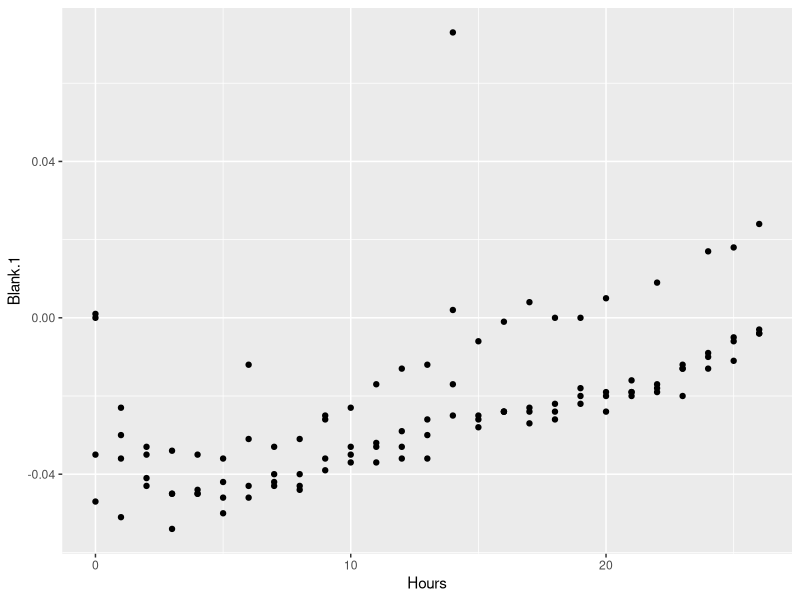
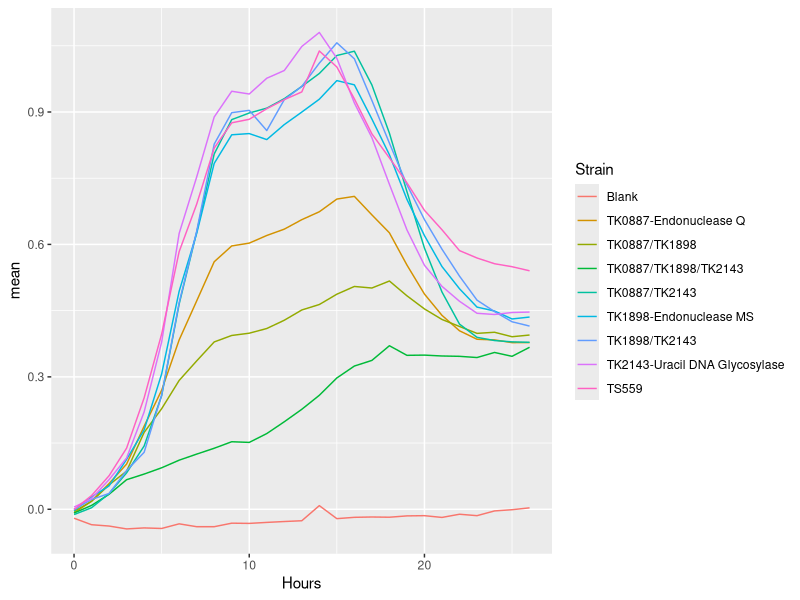
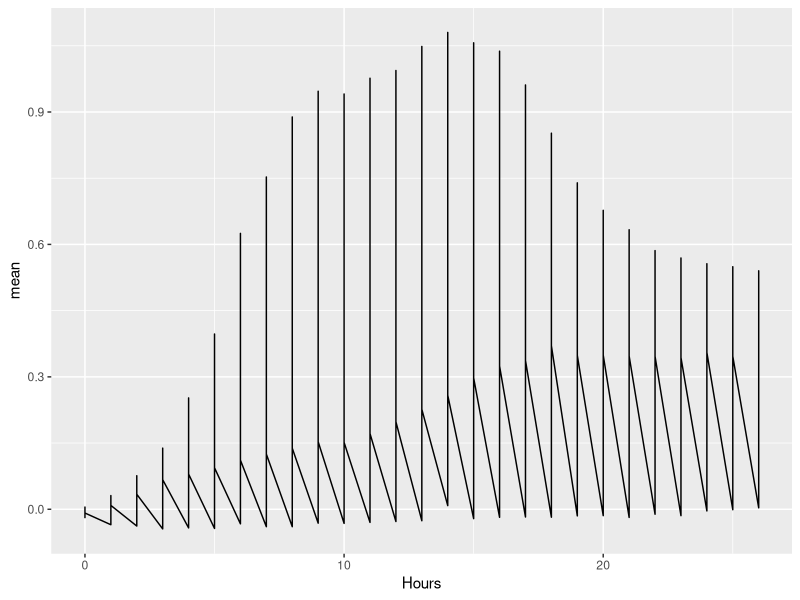
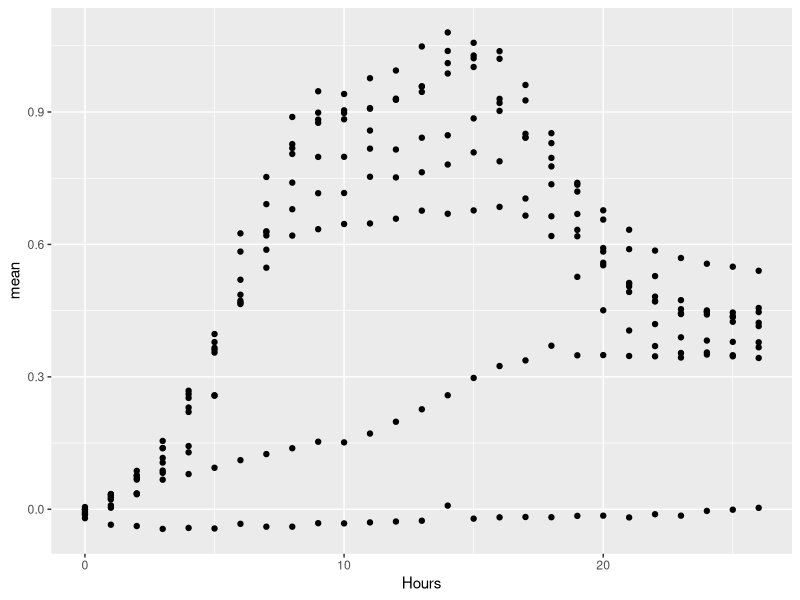
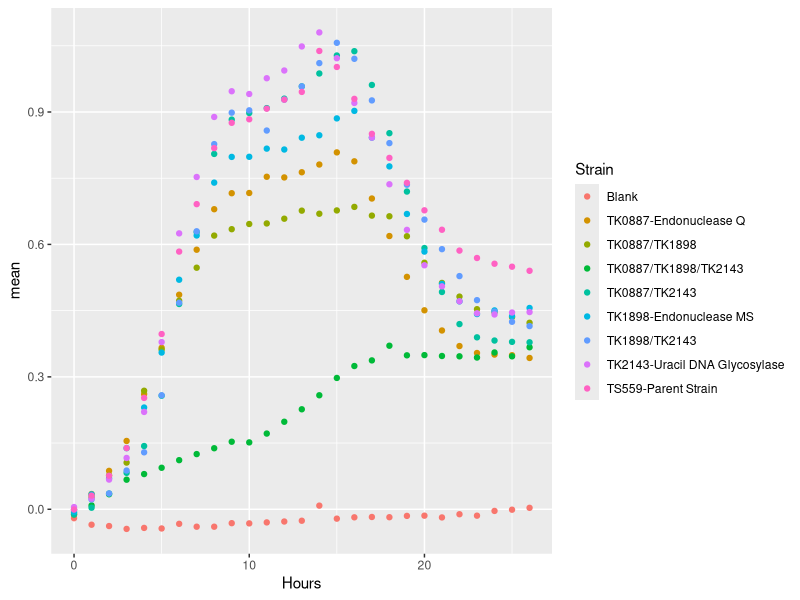
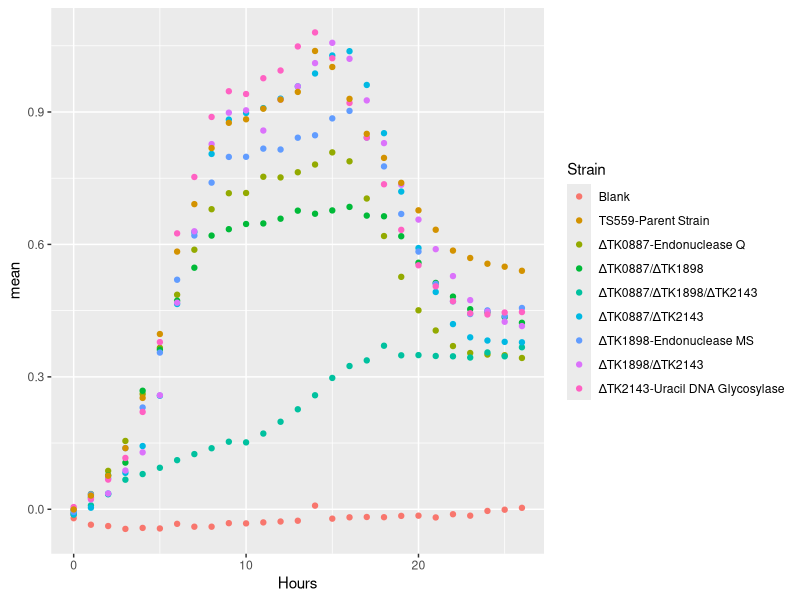
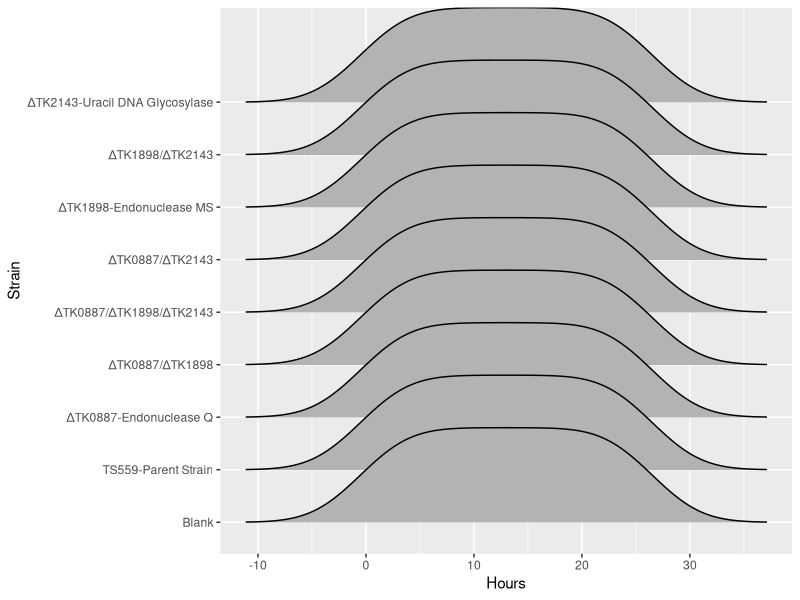
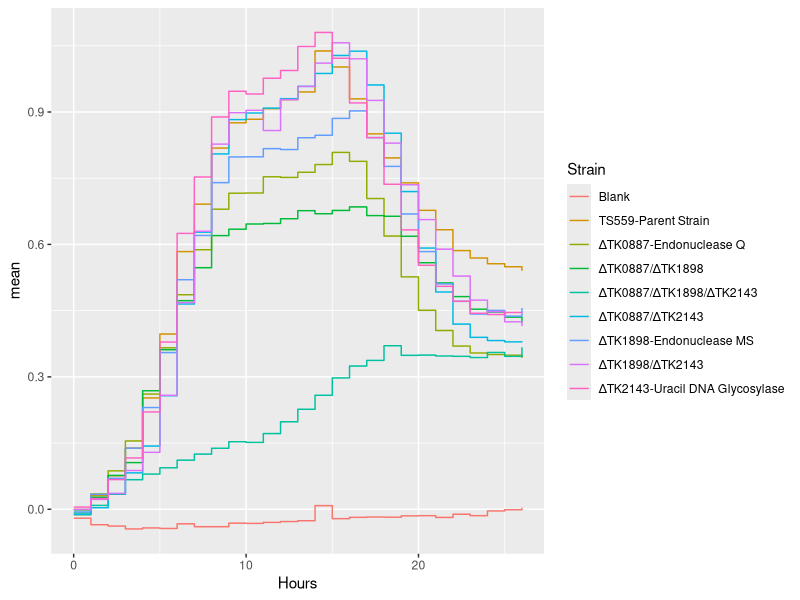

R code for these plots, in order:
## ---- chunk 1
library(datasets)
library(tidyverse)
library(knitr)
library(ggplot2)
library(ggthemes)




## ---- chunk 2
####
#01#
####


dU_GC<-read.csv("Growth_Curve_dU.csv",fill=TRUE,header=TRUE)

head(dU_GC)


## ---- chunk 3
####
#02#
####

dU_GC%>%
  ggplot() +
  geom_point(aes(x=Hours, y=Blank.1)) +
  geom_point(aes(x=Hours, y=Blank.2)) +
geom_point(aes(x=Hours, y=Blank.3)) +
geom_point(aes(x=Hours, y=Blank.4)) 

## ---- chunk 4
####
#02#
####


GC_85_Blank <-dU_GC %>%
pivot_longer(cols = starts_with("Blank"), 
               names_to = "Blank Replicates", 
               values_to = "Blank Absorbance",
               values_drop_na = TRUE,
               values_transform = list(Absorbance=as.character)) %>%
  select(c(Hours, `Blank Replicates`, `Blank Absorbance`)) %>%
  group_by(Hours) %>%
  summarize(mean = mean(`Blank Absorbance`), sd= sd(`Blank Absorbance`)) %>%
  add_column(Strain = "Blank")

GC_85_TS559 <- dU_GC %>%
  pivot_longer(cols = starts_with("TS559"), 
               names_to = "TS559 Replicates", 
               values_to = "TS559 Absorbance",
               values_drop_na = TRUE) %>%
  select(c(Hours, `TS559 Replicates`, `TS559 Absorbance`)) %>%
  group_by(Hours) %>%
  summarize(mean = mean(`TS559 Absorbance`), sd = sd(`TS559 Absorbance`)) %>%
  add_column(Strain = "TS559")

GC_85_0887 <- dU_GC %>%
  pivot_longer(cols = starts_with("TK0887"), 
               names_to = "0887 Replicates", 
               values_to = "0887 Absorbance",
               values_drop_na = TRUE) %>%
  select(c(Hours, `0887 Replicates`, `0887 Absorbance`))%>%
  group_by(Hours) %>%
  summarize(mean = mean(`0887 Absorbance`), sd = sd(`0887 Absorbance`))%>%
  add_column(Strain = "TK0887-Endonuclease Q")


GC_85_1898 <- dU_GC %>%
  pivot_longer(cols = starts_with("TK1898"), 
               names_to = "1898 Replicates", 
               values_to = "1898 Absorbance",
               values_drop_na = TRUE) %>%
  select(c(Hours, `1898 Replicates`, `1898 Absorbance`)) %>%
  group_by(Hours) %>%
  summarize(mean = mean(`1898 Absorbance`), sd = sd(`1898 Absorbance`))%>%
  add_column(Strain = "TK1898-Endonuclease MS")

GC_85_2143 <- dU_GC %>%
  pivot_longer(cols = starts_with("TK2143"), 
               names_to = "2143 Replicates", 
               values_to = "2143 Absorbance",
               values_drop_na = TRUE) %>%
  select(c(Hours, `2143 Replicates`, `2143 Absorbance`)) %>%
  group_by(Hours) %>%
  summarize(mean = mean(`2143 Absorbance`), sd = sd(`2143 Absorbance`))%>%
  add_column(Strain = "TK2143-Uracil DNA Glycosylase")

GC_85_0887_1898 <- dU_GC %>%
  pivot_longer(cols = starts_with("TK0887.TK1898"), 
               names_to = "TK0887/TK1898 Replicates", 
               values_to = "TK0887/TK1898 Absorbance",
               values_drop_na = TRUE) %>%
  select(c(Hours, `TK0887/TK1898 Replicates`, `TK0887/TK1898 Absorbance`)) %>%
  group_by(Hours) %>%
  summarize(mean = mean(`TK0887/TK1898 Absorbance`), 
            sd = sd(`TK0887/TK1898 Absorbance`))%>%
  add_column(Strain = "TK0887/TK1898")

GC_85_0887_2143 <- dU_GC %>%
  pivot_longer(cols = starts_with("TK0887.TK2143"), 
               names_to = "TK0887/TK2143 Replicates", 
               values_to = "TK0887/TK2143 Absorbance",
               values_drop_na = TRUE) %>%
  select(c(Hours, `TK0887/TK2143 Replicates`, `TK0887/TK2143 Absorbance`)) %>%
  group_by(Hours) %>%
  summarize(mean = mean(`TK0887/TK2143 Absorbance`), 
            sd = sd(`TK0887/TK2143 Absorbance`))%>%
  add_column(Strain = "TK0887/TK2143")

GC_85_1898_2143 <- dU_GC %>%
  pivot_longer(cols = starts_with("TK1898.TK2143"), 
               names_to = "TK1898/TK2143 Replicates", 
               values_to = "TK1898/TK2143 Absorbance",
               values_drop_na = TRUE) %>%
  select(c(Hours, `TK1898/TK2143 Replicates`, `TK1898/TK2143 Absorbance`)) %>%
  group_by(Hours) %>%
  summarize(mean = mean(`TK1898/TK2143 Absorbance`), 
            sd = sd(`TK1898/TK2143 Absorbance`))%>%
  add_column(Strain = "TK1898/TK2143")

GC_85_0887_1898_2143<- dU_GC %>%
  pivot_longer(cols = starts_with("TK0887.TK1898.TK2143"), 
               names_to = "TK0887/TK1898/TK2143 Replicates", 
               values_to = "TK0887/TK1898/TK2143 Absorbance",
               values_drop_na = TRUE) %>%
  select(c(Hours, `TK0887/TK1898/TK2143 Replicates`,
           `TK0887/TK1898/TK2143 Absorbance`)) %>%
  group_by(Hours) %>%
  summarize(mean = mean(`TK0887/TK1898/TK2143 Absorbance`), 
            sd = sd(`TK0887/TK1898/TK2143 Absorbance`))%>%
  add_column(Strain = "TK0887/TK1898/TK2143")


# combine tables
dU_Table <-rbind(GC_85_Blank, GC_85_TS559)
dU_Table <-rbind(dU_Table, GC_85_0887)
dU_Table <-rbind(dU_Table, GC_85_1898)
dU_Table <-rbind(dU_Table, GC_85_2143)
dU_Table <-rbind(dU_Table, GC_85_0887_1898)
dU_Table <-rbind(dU_Table, GC_85_0887_2143)
dU_Table <-rbind(dU_Table, GC_85_1898_2143)
dU_Table_Final <-rbind(dU_Table, GC_85_0887_1898_2143)


dU_Table_Final %>%
  ggplot() +
  geom_line(aes(x=Hours, y=mean, color=Strain))
## ---- chunk 5
dU_Table_Final %>%
  ggplot() +
  geom_line(aes(x=Hours, y=mean))

## ---- chunk 6
####
#03#
####

dU_GC_tidy<-read.csv("Growth_Curve_dU_tidy.csv",fill=TRUE,header=TRUE)

head(dU_GC_tidy)

dU_GC_tidy_Stat <- dU_GC_tidy %>%
  group_by(Hours, Strain) %>%
  summarize(mean = mean(OD), sd = sd(OD)) %>%
  group_by(Strain)

dU_GC_tidy_Stat%>%
  ggplot() +
  geom_point(aes(x=Hours, y=mean))
  

## ---- chunk 7
####
#04#
####

dU_GC_tidy_Stat%>%
  ggplot() +
  geom_point(aes(x=Hours, y=mean, color=Strain))
  

## ---- chunk 8
####
#05#
####


dU_GC_tidy_Stat <- dU_GC_tidy_Stat %>%
  mutate(Strain = 
           recode(Strain, "TK0887-Endonuclease Q" = "\u0394TK0887-Endonuclease Q", 
                  "TK1898-Endonuclease MS" = "\u0394TK1898-Endonuclease MS", 
                  "TK2143-Uracil DNA Glycosylase" = "\u0394TK2143-Uracil DNA Glycosylase",
                  "TK0887/TK1898" = "\u0394TK0887/\u0394TK1898", 
                  "TK0887/TK2143" = "\u0394TK0887/\u0394TK2143", 
                  "TK1898/TK2143" = "\u0394TK1898/\u0394TK2143", 
                  "TK0887/TK1898/TK2143" = "\u0394TK0887/\u0394TK1898/\u0394TK2143"))

dU_GC_tidy_Stat%>%
  ggplot() +
  geom_point(aes(x=Hours, y=mean, color=Strain))
  

## ---- chunk 9
####
#06#
####

#install.packages("ggridges")
library(ggridges)

dU_GC_tidy_Stat%>%
  ggplot() +
  geom_density_ridges_gradient(aes(x=Hours, y= Strain))
## ---- chunk 10
dU_GC_tidy_Stat%>%
  ggplot() +
  geom_step(aes(x=Hours, y=mean, color=Strain, fill=Strain))
## ---- chunk 11
dU_GC_tidy_Stat%>%
  ggplot() +
  geom_smooth(aes(x=Hours, y=mean, color=Strain, fill=Strain))
## ---- chunk 12
dU_GC_tidy_Stat%>%
  ggplot() +
  geom_line(aes(x=Hours, y=mean, color=Strain)) 

#Perfect!

## ---- chunk 13
####
#06b#
####

dU_GC_tidy_Stat%>%
  ggplot() +
  geom_line(aes(x=Hours, y=mean, color=Strain), size=0.5) +
  geom_point(aes(x=Hours, y=mean, color=Strain), size=1.2) +
  geom_errorbar(width=0.1, aes(x=Hours, ymax = mean+sd, ymin = mean-sd, color=Strain)) 



## ---- chunk 14
####
#07#
####

help("plotmath")

dU_GC_tidy_Stat%>%
  ggplot() +
  geom_line(aes(x=Hours, y=mean, color=Strain), size=0.5) +
  geom_point(aes(x=Hours, y=mean, color=Strain), size=1.2) +
  geom_errorbar(width=0.1, aes(x=Hours, ymax = mean+sd, ymin = mean-sd, color=Strain)) +
  labs(title = "Only deletion of all dU repair components impacts growth", subtitle="85\u00B0C",
       y = bquote(bold("OD")[600][nm]),
       x = bquote(bold('Time (Hours)'))) +
    theme(plot.title = element_text(hjust = 0.5), plot.subtitle= element_text(hjust = 0.5)) 
  

## ---- chunk 15
####
#08#
####

dU_GC_tidy_Stat%>%
  ggplot() +
  geom_line(aes(x=Hours, y=mean, color=Strain), size=0.5) +
  geom_point(aes(x=Hours, y=mean, color=Strain), size=1.2) +
  geom_errorbar(width=0.1, aes(x=Hours, ymax = mean+sd, ymin = mean-sd, color=Strain)) +
  labs(title = "Only deletion of all dU repair components impacts growth", subtitle="85\u00B0C",
       y = bquote(bold("OD")[600][nm]),
       x = bquote(bold('Time (Hours)'))) +
    theme(plot.title = element_text(hjust = 0.5), plot.subtitle= element_text(hjust = 0.5)) +
  scale_x_continuous(breaks=c(0, 4, 8, 12, 16, 20, 24), limits=c(0,26)) +
  scale_y_continuous(breaks=c(0, 0.1, 0.2, 0.3, 0.4, 0.5, 0.6, 0.7, 0.8, 0.9, 1.0, 1.1), limits=c(-0.05, 1.125))
                       
                                                                

## ---- chunk 16
####
#08b#
####

dU_GC_tidy_Stat%>%
  ggplot() +
  geom_line(aes(x=Hours, y=mean, color=Strain), size=0.5) +
  geom_point(aes(x=Hours, y=mean, color=Strain), size=1.2) +
  geom_errorbar(width=0.1, aes(x=Hours, ymax = mean+sd, ymin = mean-sd, color=Strain)) +
  labs(title = bquote(bold("Only deletion of all dU repair components impacts growth")), subtitle="85\u00B0C",
       y = bquote(bold("OD")[600][nm]),
       x = bquote(bold('Time (Hours)'))) +
    theme(plot.title = element_text(hjust = 0.5), plot.subtitle= element_text(hjust = 0.5)) +
  scale_x_continuous(breaks=c(0, 4, 8, 12, 16, 20, 24), expand=c(0,0)) +
  scale_y_continuous(breaks=c(0, 0.1, 0.2, 0.3, 0.4, 0.5, 0.6, 0.7, 0.8, 0.9, 1.0, 1.1), expand=c(0,0)) +
  coord_cartesian(xlim=c(0,26.25), ylim=c(-0.05, 1.125))
                       
                                                                
  
## ---- chunk 17
####
#08c#
####

dU_GC_tidy_Stat%>%
  ggplot() +
  geom_line(aes(x=Hours, y=mean, color=Strain), size=0.5) +
  geom_point(aes(x=Hours, y=mean, color=Strain), size=1.2) +
  geom_errorbar(width=0.1, aes(x=Hours, ymax = mean+sd, ymin = mean-sd, color=Strain)) +
  labs(title = bquote(bold("Only deletion of all dU repair components impacts growth")), subtitle="85\u00B0C",
       y = bquote(bold("OD")[600][nm]),
       x = bquote(bold('Time (Hours)'))) +
    theme(plot.title = element_text(hjust = 0.5), plot.subtitle= element_text(hjust = 0.5)) +
  scale_x_continuous(breaks=c(0, 4, 8, 12, 16, 20, 24), expand=c(0,0)) +
  scale_y_continuous(breaks=c(0.01, 0.1, 1.0), expand=c(0,0), trans='log10') +
  coord_cartesian(xlim=c(0,26.25), ylim=c(0.01, 1.2))
                       
                                                                
  
## ---- chunk 18
####
#09#
####

dU_GC_tidy_Stat%>%
  ggplot() +
  geom_line(aes(x=Hours, y=mean, color=Strain), size=0.5) +
  geom_point(aes(x=Hours, y=mean, color=Strain), size=1.2) +
  geom_errorbar(width=0.1, aes(x=Hours, ymax = mean+sd, ymin = mean-sd, color=Strain)) +
  labs(title = bquote(bold("Only deletion of all dU repair components impacts growth")), subtitle="85\u00B0C",
       y = bquote(bold("OD")[600][nm]),
       x = bquote(bold('Time (Hours)'))) +
    theme(plot.title = element_text(hjust = 0.5), plot.subtitle= element_text(hjust = 0.5)) +
  scale_x_continuous(breaks=c(0, 4, 8, 12, 16, 20, 24), expand=c(0,0)) +
  scale_y_continuous(breaks=c(0.01, 0.1, 1.0), expand=c(0,0), trans='log10') +
  coord_cartesian(xlim=c(0,26.25), ylim=c(0.01, 1.2)) + 
  scale_color_manual(values=c("pink", "brown", "red3", "yellow3", "steelblue3", "orange2", "purple3", "green2", "black" ), name = "Strain") 

dU_GC_tidy_Stat%>%
  ggplot() +
  geom_line(aes(x=Hours, y=mean, color=Strain), size=0.5) +
  geom_point(aes(x=Hours, y=mean, color=Strain), size=1.2) +
  geom_errorbar(width=0.1, aes(x=Hours, ymax = mean+sd, ymin = mean-sd, color=Strain)) +
  labs(title = bquote(bold("Only deletion of all dU repair components impacts growth")), subtitle="85\u00B0C",
       y = bquote(bold("OD")[600][nm]),
       x = bquote(bold('Time (Hours)'))) +
    theme(plot.title = element_text(hjust = 0.5), plot.subtitle= element_text(hjust = 0.5)) +
  scale_x_continuous(breaks=c(0, 4, 8, 12, 16, 20, 24), expand=c(0,0)) +
  scale_y_continuous(breaks=c(0.01, 0.1, 1.0), expand=c(0,0), trans='log10') +
  coord_cartesian(xlim=c(0,26.25), ylim=c(0.01, 1.2)) + 
  scale_color_brewer(palette="Set3")

## ---- chunk 19
####
#09b#
####

dU_GC_tidy_Stat%>%
  ggplot() +
  geom_line(aes(x=Hours, y=mean, color=Strain), size=0.5) +
  geom_point(aes(x=Hours, y=mean, color=Strain), size=1.2) +
  labs(title = bquote(bold("Only deletion of all dU repair components impacts.")), subtitle="85\u00B0C",
       y = bquote(bold("OD")[600][nm]),
       x = bquote(bold('Time (Hours)'))) +
    theme(plot.title = element_text(hjust = 0.5), plot.subtitle= element_text(hjust = 0.5)) +
  scale_x_continuous(breaks=c(0, 4, 8, 12, 16, 20, 24), expand=c(0,0)) +
  scale_y_continuous(breaks=c(0.01, 0.1, 1.0), expand=c(0,0), trans='log10') +
  coord_cartesian(xlim=c(0,26.25), ylim=c(0.01, 1.2)) + 
  scale_color_manual(values=c("pink", "brown", "red3", "yellow3", "steelblue3", "orange2", "purple3", "green2", "black" ), name = "Strain", breaks=c("Blank", "TS559-Parent Strain", "\u0394TK0887-Endonuclease Q", "\u0394TK1898-Endonuclease MS", "\u0394TK2143-Uracil DNA Glycosylase","\u0394TK0887/\u0394TK1898", "\u0394TK0887/\u0394TK2143", "\u0394TK1898/\u0394TK2143", "\u0394TK0887/\u0394TK1898/\u0394TK2143")) +
  geom_errorbar(width=0.1, aes(x=Hours, ymax = mean+sd, ymin = mean-sd, color=Strain)) +
  labs(title = bquote(bold("Only deletion of all dU repair components impacts growth")), subtitle="85\u00B0C", y = bquote(bold("OD")[600][nm]))
 
## ---- chunk 20
####
#09c#
####

dU_GC_tidy_Stat%>%
  ggplot() +
  geom_line(aes(x=Hours, y=mean, color=Strain), size=0.5) +
  geom_point(aes(x=Hours, y=mean, color=Strain), size=1.2) +
  geom_errorbar(width=0.1, aes(x=Hours, ymax = mean+sd, ymin = mean-sd, color=Strain)) +
  labs(title = bquote(bold("Only deletion of all dU repair components impacts growth")), subtitle="85\u00B0C",
       y = bquote(bold("OD")[600][nm]),
       x = bquote(bold('Time (Hours)'))) +
    theme(plot.title = element_text(hjust = 0.5), plot.subtitle= element_text(hjust = 0.5)) +
  scale_x_continuous(breaks=c(0, 4, 8, 12, 16, 20, 24), expand=c(0,0)) +
  scale_y_continuous(breaks=c(0.01, 0.1, 1.0), expand=c(0,0), trans='log10') +
  coord_cartesian(xlim=c(0,26.25), ylim=c(0.01, 1.2)) + 
  scale_color_manual(values=c("white", "brown", "red3", "yellow3", "steelblue3", "orange2", "purple3", "green2", "black" ), name = "Strain", breaks=c("Blank", "TS559-Parent Strain", "\u0394TK0887-Endonuclease Q", "\u0394TK1898-Endonuclease MS", "\u0394TK2143-Uracil DNA Glycosylase","\u0394TK0887/\u0394TK1898", "\u0394TK0887/\u0394TK2143", "\u0394TK1898/\u0394TK2143", "\u0394TK0887/\u0394TK1898/\u0394TK2143"), limits = c("TS559-Parent Strain", "\u0394TK0887-Endonuclease Q", "\u0394TK1898-Endonuclease MS", "\u0394TK2143-Uracil DNA Glycosylase","\u0394TK0887/\u0394TK1898", "\u0394TK0887/\u0394TK2143", "\u0394TK1898/\u0394TK2143", "\u0394TK0887/\u0394TK1898/\u0394TK2143"))

## ---- chunk 21
####
#10#
####

dU_GC_tidy_Stat%>%
  ggplot() +
  theme_test() +
  geom_line(aes(x=Hours, y=mean, color=Strain), size=0.5) +
  geom_point(aes(x=Hours, y=mean, color=Strain), size=1.2) +
  geom_errorbar(width=0.1, aes(x=Hours, ymax = mean+sd, ymin = mean-sd, color=Strain)) +
  labs(title = bquote(bold("Only deletion of all dU repair components impacts growth")), subtitle="85\u00B0C",
       y = bquote(bold("OD")[600][nm]),
       x = bquote(bold('Time (Hours)'))) +
  theme(plot.title = element_text(hjust = 0.5), plot.subtitle= element_text(hjust =   0.5)) +
  scale_x_continuous(breaks=c(0, 4, 8, 12, 16, 20, 24), expand=c(0,0)) +
  scale_y_continuous(breaks=c(0.01, 0.1, 1.0), expand=c(0,0), trans='log10') +
  coord_cartesian(xlim=c(0,26.25), ylim=c(0.01, 1.2)) + 
  scale_color_manual(values=c("white", "brown", "red3", "yellow3", "steelblue3", "orange2", "purple3", "green2", "black" ), name = "Strain", breaks=c("Blank", "TS559-Parent Strain", "\u0394TK0887-Endonuclease Q", "\u0394TK1898-Endonuclease MS", "\u0394TK2143-Uracil DNA Glycosylase","\u0394TK0887/\u0394TK1898", "\u0394TK0887/\u0394TK2143", "\u0394TK1898/\u0394TK2143", "\u0394TK0887/\u0394TK1898/\u0394TK2143"), limits = c("TS559-Parent Strain", "\u0394TK0887-Endonuclease Q", "\u0394TK1898-Endonuclease MS", "\u0394TK2143-Uracil DNA Glycosylase","\u0394TK0887/\u0394TK1898", "\u0394TK0887/\u0394TK2143", "\u0394TK1898/\u0394TK2143", "\u0394TK0887/\u0394TK1898/\u0394TK2143"))
  



## ---- chunk 22
####
#10b#
####


#using a theme

dU_GC_tidy_Stat%>%
  ggplot() +
  theme_economist_white() +
  geom_line(aes(x=Hours, y=mean, color=Strain), size=0.5) +
  geom_point(aes(x=Hours, y=mean, color=Strain), size=1.2) +
  geom_errorbar(width=0.1, aes(x=Hours, ymax = mean+sd, ymin = mean-sd, color=Strain)) +
  labs(title = bquote(bold("Only deletion of all dU repair components impacts growth")), subtitle="85\u00B0C",
       y = bquote(bold("OD")[600][nm]),
       x = bquote(bold('Time (Hours)'))) +
  theme(plot.title = element_text(hjust = 0.5), plot.subtitle= element_text(hjust =   0.5)) +
  scale_x_continuous(breaks=c(0, 4, 8, 12, 16, 20, 24), expand=c(0,0)) +
  scale_y_continuous(breaks=c(0.01, 0.1, 1.0), expand=c(0,0), trans='log10') +
  coord_cartesian(xlim=c(0,26.25), ylim=c(0.01, 1.2)) + 
  scale_color_manual(values=c("white", "brown", "red3", "yellow3", "steelblue3", "orange2", "purple3", "green2", "black" ), name = "Strain", breaks=c("Blank", "TS559-Parent Strain", "\u0394TK0887-Endonuclease Q", "\u0394TK1898-Endonuclease MS", "\u0394TK2143-Uracil DNA Glycosylase","\u0394TK0887/\u0394TK1898", "\u0394TK0887/\u0394TK2143", "\u0394TK1898/\u0394TK2143", "\u0394TK0887/\u0394TK1898/\u0394TK2143"), limits = c("TS559-Parent Strain", "\u0394TK0887-Endonuclease Q", "\u0394TK1898-Endonuclease MS", "\u0394TK2143-Uracil DNA Glycosylase","\u0394TK0887/\u0394TK1898", "\u0394TK0887/\u0394TK2143", "\u0394TK1898/\u0394TK2143", "\u0394TK0887/\u0394TK1898/\u0394TK2143"))+
  theme(panel.grid.major = element_blank(), panel.grid.minor = element_blank())
  

#using and adjusting the theme

dU_GC_tidy_Stat%>%
  ggplot() +
  theme_economist_white() +
  geom_line(aes(x=Hours, y=mean, color=Strain), size=0.5) +
  geom_point(aes(x=Hours, y=mean, color=Strain), size=1.2) +
  geom_errorbar(width=0.1, aes(x=Hours, ymax = mean+sd, ymin = mean-sd, color=Strain)) +
  labs(title = bquote(bold("Only deletion of all dU repair components impacts growth")), subtitle=bquote(bold("85\u00B0C")),
       y = bquote(bold("OD")[600][nm]),
       x = bquote(bold('Time (Hours)'))) +
  theme(plot.title = element_text(hjust = 0.5), plot.subtitle= element_text(hjust =   0.5)) +
  scale_x_continuous(breaks=c(0, 4, 8, 12, 16, 20, 24), expand=c(0,0)) +
  scale_y_continuous(breaks=c(0.01, 0.1, 1.0), expand=c(0,0), trans='log10') +
  coord_cartesian(xlim=c(0,26.25), ylim=c(0.01, 1.2)) + 
  scale_color_manual(values=c("white", "brown", "red3", "yellow3", "steelblue3", "orange2", "purple3", "green2", "black" ), name = "Strain", breaks=c("Blank", "TS559-Parent Strain", "\u0394TK0887-Endonuclease Q", "\u0394TK1898-Endonuclease MS", "\u0394TK2143-Uracil DNA Glycosylase","\u0394TK0887/\u0394TK1898", "\u0394TK0887/\u0394TK2143", "\u0394TK1898/\u0394TK2143", "\u0394TK0887/\u0394TK1898/\u0394TK2143"), limits = c("TS559-Parent Strain", "\u0394TK0887-Endonuclease Q", "\u0394TK1898-Endonuclease MS", "\u0394TK2143-Uracil DNA Glycosylase","\u0394TK0887/\u0394TK1898", "\u0394TK0887/\u0394TK2143", "\u0394TK1898/\u0394TK2143", "\u0394TK0887/\u0394TK1898/\u0394TK2143"))+
  theme(panel.grid.major = element_blank(), panel.grid.minor = element_blank()) +
theme(legend.text = element_text(family = '', face = 'bold', size = 6)) 
## ---- chunk 23
####
#10#
####

dU_GC_tidy_Stat%>%
  ggplot() +
  theme_economist_white() +
  geom_line(aes(x=Hours, y=mean, color=Strain), size=0.5) +
  geom_point(aes(x=Hours, y=mean, color=Strain), size=1.2) +
  geom_errorbar(width=0.1, aes(x=Hours, ymax = mean+sd, ymin = mean-sd, color=Strain)) +
  labs(title = bquote(bold("Only deletion of all dU repair components impacts growth")), subtitle=bquote(bold("85\u00B0C")),
       y = bquote(bold("OD")[600][nm]),
       x = bquote(bold('Time (Hours)'))) +
  theme(plot.title = element_text(hjust = 0.5), plot.subtitle= element_text(hjust =   0.5)) +
  scale_x_continuous(breaks=c(0, 4, 8, 12, 16, 20, 24), expand=c(0,0)) +
  scale_y_continuous(breaks=c(0.01, 0.1, 1.0), expand=c(0,0), trans='log10') +
  coord_cartesian(xlim=c(0,26.25), ylim=c(0.01, 1.2)) + 
  scale_color_manual(values=c("white", "brown", "red3", "yellow3", "steelblue3", "orange2", "purple3", "green2", "black" ), name = "Strain", breaks=c("Blank", "TS559-Parent Strain", "\u0394TK0887-Endonuclease Q", "\u0394TK1898-Endonuclease MS", "\u0394TK2143-Uracil DNA Glycosylase","\u0394TK0887/\u0394TK1898", "\u0394TK0887/\u0394TK2143", "\u0394TK1898/\u0394TK2143", "\u0394TK0887/\u0394TK1898/\u0394TK2143"), limits = c("TS559-Parent Strain", "\u0394TK0887-Endonuclease Q", "\u0394TK1898-Endonuclease MS", "\u0394TK2143-Uracil DNA Glycosylase","\u0394TK0887/\u0394TK1898", "\u0394TK0887/\u0394TK2143", "\u0394TK1898/\u0394TK2143", "\u0394TK0887/\u0394TK1898/\u0394TK2143"))+
  theme(panel.grid.major = element_blank(), panel.grid.minor = element_blank()) +
theme(legend.text = element_text(face = 'bold', size = 6))

ggsave("dU Growth Curve.jpg")
 
## ---- chunk 24
####
#11#
####

dU_GC_tidy_Stat%>%
  ggplot() +
  theme_test() +
  geom_line(aes(x=Hours, y=mean, color=Strain), size=0.5) +
  geom_point(aes(x=Hours, y=mean, color=Strain), size=1.2) +
  geom_errorbar(width=0.1, aes(x=Hours, ymax = mean+sd, ymin = mean-sd, color=Strain)) +
  labs(title = bquote(bold("Only deletion of all dU repair components impacts growth")), subtitle=bquote(bold("85\u00B0C")),
       y = bquote(bold("OD")[600][nm]),
       x = bquote(bold('Time (Hours)'))) +
  theme(plot.title = element_text(hjust = 0.5), plot.subtitle= element_text(hjust =   0.5)) +
  scale_x_continuous(breaks=c(0, 4, 8, 12, 16, 20, 24), expand=c(0,0)) +
  scale_y_continuous(breaks=c(0.01, 0.1, 1.0), expand=c(0,0), trans='log10') +
  coord_cartesian(xlim=c(0,26.5), ylim=c(0.01, 1.2)) + 
  scale_color_manual(values=c("white", "brown", "red3", "yellow3", "steelblue3", "orange2", "purple3", "green2", "black" ), name = "Strain", breaks=c("Blank", "TS559-Parent Strain", "\u0394TK0887-Endonuclease Q", "\u0394TK1898-Endonuclease MS", "\u0394TK2143-Uracil DNA Glycosylase","\u0394TK0887/\u0394TK1898", "\u0394TK0887/\u0394TK2143", "\u0394TK1898/\u0394TK2143", "\u0394TK0887/\u0394TK1898/\u0394TK2143"), limits = c("TS559-Parent Strain", "\u0394TK0887-Endonuclease Q", "\u0394TK1898-Endonuclease MS", "\u0394TK2143-Uracil DNA Glycosylase","\u0394TK0887/\u0394TK1898", "\u0394TK0887/\u0394TK2143", "\u0394TK1898/\u0394TK2143", "\u0394TK0887/\u0394TK1898/\u0394TK2143"))+
  theme(panel.grid.major = element_blank(), panel.grid.minor = element_blank()) +
  facet_wrap(~Strain) +
  theme(strip.text = element_text(face = "bold", size=6))

## ---- chunk 25
####
#11b#
####

dU_GC_tidy_Stat_Clean <- dU_GC_tidy_Stat[-(which(dU_GC_tidy_Stat$Strain %in% "Blank" )),]

                                                 
dU_GC_tidy_Stat_Clean%>%
  ggplot() +
  theme_test() +
  geom_line(aes(x=Hours, y=mean, color=Strain), size=0.5) +
  geom_point(aes(x=Hours, y=mean, color=Strain), size=1.2) +
  geom_errorbar(width=0.1, aes(x=Hours, ymax = mean+sd, ymin = mean-sd, color=Strain)) +
  labs(title = bquote(bold("Only deletion of all dU repair components impacts growth")), subtitle=bquote(bold("85\u00B0C")),
       y = bquote(bold("OD")[600][nm]),
       x = bquote(bold('Time (Hours)'))) +
  theme(plot.title = element_text(hjust = 0.5), plot.subtitle= element_text(hjust =   0.5)) +
  scale_x_continuous(breaks=c(0, 4, 8, 12, 16, 20, 24), expand=c(0,0)) +
  scale_y_continuous(breaks=c(0.01, 0.1, 1.0), expand=c(0,0), trans='log10') +
  coord_cartesian(xlim=c(0,26.5), ylim=c(0.01, 1.225)) + 
  scale_color_manual(values=c("brown", "red3", "yellow3", "steelblue3", "orange2", "purple3", "green2", "black" ), name = "Strain", breaks=c("TS559-Parent Strain", "\u0394TK0887-Endonuclease Q", "\u0394TK1898-Endonuclease MS", "\u0394TK2143-Uracil DNA Glycosylase","\u0394TK0887/\u0394TK1898", "\u0394TK0887/\u0394TK2143", "\u0394TK1898/\u0394TK2143", "\u0394TK0887/\u0394TK1898/\u0394TK2143"), limits = c("TS559-Parent Strain", "\u0394TK0887-Endonuclease Q", "\u0394TK1898-Endonuclease MS", "\u0394TK2143-Uracil DNA Glycosylase","\u0394TK0887/\u0394TK1898", "\u0394TK0887/\u0394TK2143", "\u0394TK1898/\u0394TK2143", "\u0394TK0887/\u0394TK1898/\u0394TK2143"))+
  theme(panel.grid.major = element_blank(), panel.grid.minor = element_blank()) +
  facet_wrap(~Strain) +
  facet_wrap(~factor(Strain, levels=c( "TS559-Parent Strain", "\u0394TK0887-Endonuclease Q", "\u0394TK1898-Endonuclease MS", "\u0394TK2143-Uracil DNA Glycosylase","\u0394TK0887/\u0394TK1898", "\u0394TK0887/\u0394TK2143", "\u0394TK1898/\u0394TK2143", "\u0394TK0887/\u0394TK1898/\u0394TK2143"))) +
    theme(strip.text = element_text(face = "bold", size=6))


## ---- chunk 26
####
#11c#
####


#without the legend


dU_GC_tidy_Stat_Clean%>%
  ggplot() +
  theme_test() +
  geom_line(aes(x=Hours, y=mean, color=Strain), size=0.5) +
  geom_point(aes(x=Hours, y=mean, color=Strain), size=1.2) +
  geom_errorbar(width=0.1, aes(x=Hours, ymax = mean+sd, ymin = mean-sd, color=Strain)) +
  labs(title = bquote(bold("Only deletion of all dU repair components impacts growth")), subtitle=bquote(bold("85\u00B0C")),
       y = bquote(bold("OD")[600][nm]),
       x = bquote(bold('Time (Hours)'))) +
  theme(plot.title = element_text(hjust = 0.5), plot.subtitle= element_text(hjust =   0.5)) +
  scale_x_continuous(breaks=c(0, 4, 8, 12, 16, 20, 24), expand=c(0,0)) +
  scale_y_continuous(breaks=c(0.01, 0.1, 1.0), expand=c(0,0), trans='log10') +
  coord_cartesian(xlim=c(0,26.5), ylim=c(0.01, 1.3)) + 
  scale_color_manual(values=c("brown", "red3", "yellow3", "steelblue3", "orange2", "purple3", "green2", "black" ), name = "Strain", breaks=c("TS559-Parent Strain", "\u0394TK0887-Endonuclease Q", "\u0394TK1898-Endonuclease MS", "\u0394TK2143-Uracil DNA Glycosylase","\u0394TK0887/\u0394TK1898", "\u0394TK0887/\u0394TK2143", "\u0394TK1898/\u0394TK2143", "\u0394TK0887/\u0394TK1898/\u0394TK2143"), limits = c("TS559-Parent Strain", "\u0394TK0887-Endonuclease Q", "\u0394TK1898-Endonuclease MS", "\u0394TK2143-Uracil DNA Glycosylase","\u0394TK0887/\u0394TK1898", "\u0394TK0887/\u0394TK2143", "\u0394TK1898/\u0394TK2143", "\u0394TK0887/\u0394TK1898/\u0394TK2143"))+
  theme(panel.grid.major = element_blank(), panel.grid.minor = element_blank()) +
  facet_wrap(~Strain) +
  facet_wrap(~factor(Strain, levels=c( "TS559-Parent Strain", "\u0394TK0887-Endonuclease Q", "\u0394TK1898-Endonuclease MS", "\u0394TK2143-Uracil DNA Glycosylase","\u0394TK0887/\u0394TK1898", "\u0394TK0887/\u0394TK2143", "\u0394TK1898/\u0394TK2143", "\u0394TK0887/\u0394TK1898/\u0394TK2143"))) +
    theme(strip.text = element_text(face = "bold", size=6)) +
theme(legend.position = "none") 

ggsave("dU Growth Curve_Facet_Wrapped.jpg")


#without the panel labels


dU_GC_tidy_Stat_Clean%>%
  ggplot() +
  theme_test() +
  geom_line(aes(x=Hours, y=mean, color=Strain), size=0.5) +
  geom_point(aes(x=Hours, y=mean, color=Strain), size=1.2) +
  geom_errorbar(width=0.1, aes(x=Hours, ymax = mean+sd, ymin = mean-sd, color=Strain)) +
  labs(title = bquote(bold("Only deletion of all dU repair components impacts growth")), subtitle=bquote(bold("85\u00B0C")),
       y = bquote(bold("OD")[600][nm]),
       x = bquote(bold('Time (Hours)'))) +
  theme(plot.title = element_text(hjust = 0.5), plot.subtitle= element_text(hjust =   0.5)) +
  scale_x_continuous(breaks=c(0, 4, 8, 12, 16, 20, 24), expand=c(0,0)) +
  scale_y_continuous(breaks=c(0.01, 0.1, 1.0), expand=c(0,0), trans='log10') +
  coord_cartesian(xlim=c(0,26.5), ylim=c(0.01, 1.3)) + 
  scale_color_manual(values=c("brown", "red3", "yellow3", "steelblue3", "orange2", "purple3", "green2", "black" ), name = "Strain", breaks=c("TS559-Parent Strain", "\u0394TK0887-Endonuclease Q", "\u0394TK1898-Endonuclease MS", "\u0394TK2143-Uracil DNA Glycosylase","\u0394TK0887/\u0394TK1898", "\u0394TK0887/\u0394TK2143", "\u0394TK1898/\u0394TK2143", "\u0394TK0887/\u0394TK1898/\u0394TK2143"), limits = c("TS559-Parent Strain", "\u0394TK0887-Endonuclease Q", "\u0394TK1898-Endonuclease MS", "\u0394TK2143-Uracil DNA Glycosylase","\u0394TK0887/\u0394TK1898", "\u0394TK0887/\u0394TK2143", "\u0394TK1898/\u0394TK2143", "\u0394TK0887/\u0394TK1898/\u0394TK2143"))+
  theme(panel.grid.major = element_blank(), panel.grid.minor = element_blank()) +
  facet_wrap(~Strain) +
  facet_wrap(~factor(Strain, levels=c( "TS559-Parent Strain", "\u0394TK0887-Endonuclease Q", "\u0394TK1898-Endonuclease MS", "\u0394TK2143-Uracil DNA Glycosylase","\u0394TK0887/\u0394TK1898", "\u0394TK0887/\u0394TK2143", "\u0394TK1898/\u0394TK2143", "\u0394TK0887/\u0394TK1898/\u0394TK2143"))) +
    theme(strip.text = element_text(face = "bold", size=6)) +
theme( strip.text.x = element_blank() )

ggsave("dU Growth Curve_Facet_Wrapped_2.jpg")
 
## ---- chunk 27
####
#11#
####

#install.packages("ggpubr")
library(ggpubr)

#make 85 degree data into an item

dU_85 <- dU_GC_tidy_Stat_Clean%>%
  ggplot() +
  theme_test() +
  geom_line(aes(x=Hours, y=mean, color=Strain), size=0.5) +
  geom_point(aes(x=Hours, y=mean, color=Strain), size=1.2) +
  geom_errorbar(width=0.1, aes(x=Hours, ymax = mean+sd, ymin = mean-sd, color=Strain)) +
  labs(subtitle=bquote(bold("85\u00B0C")),
       y = bquote(bold("OD")[600][nm]),
       x = bquote(bold('Time (Hours)'))) +
  theme(plot.subtitle= element_text(hjust =   0.5)) +
  scale_x_continuous(breaks=c(0, 4, 8, 12, 16, 20, 24), expand=c(0,0)) +
  scale_y_continuous(breaks=c(0.01, 0.1, 1.0), expand=c(0,0), trans='log10') +
  coord_cartesian(xlim=c(0,26.5), ylim=c(0.01, 1.3)) + 
  scale_color_manual(values=c("brown", "red3", "yellow3", "steelblue3", "orange2", "purple3", "green2", "black" ), name = "Strain", breaks=c("TS559-Parent Strain", "\u0394TK0887-Endonuclease Q", "\u0394TK1898-Endonuclease MS", "\u0394TK2143-Uracil DNA Glycosylase","\u0394TK0887/\u0394TK1898", "\u0394TK0887/\u0394TK2143", "\u0394TK1898/\u0394TK2143", "\u0394TK0887/\u0394TK1898/\u0394TK2143"), limits = c("TS559-Parent Strain", "\u0394TK0887-Endonuclease Q", "\u0394TK1898-Endonuclease MS", "\u0394TK2143-Uracil DNA Glycosylase","\u0394TK0887/\u0394TK1898", "\u0394TK0887/\u0394TK2143", "\u0394TK1898/\u0394TK2143", "\u0394TK0887/\u0394TK1898/\u0394TK2143"))+
  theme(panel.grid.major = element_blank(), panel.grid.minor = element_blank()) +
  theme(legend.position="bottom", legend.text = element_text(size=5))


#95 degree data

dU_GC_tidy_95<-read.csv("Growth_Curve_dU_tidy_95.csv",fill=TRUE,header=TRUE)

head(dU_GC_tidy_95)

dU_GC_tidy_Stat_95 <- dU_GC_tidy_95 %>%
  group_by(Hours, Strain) %>%
  summarize(mean = mean(OD), sd = sd(OD)) %>%
  group_by(Strain) %>%
  mutate(Strain = recode(Strain, "TK0887-Endonuclease Q" = "\u0394TK0887-Endonuclease Q", "TK1898-Endonuclease MS" = "\u0394TK1898-Endonuclease MS", "TK2143-Uracil DNA Glycosylase" = "\u0394TK2143-Uracil DNA Glycosylase", "TK0887/TK1898" = "\u0394TK0887/\u0394TK1898", "TK0887/TK2143" = "\u0394TK0887/\u0394TK2143", "TK1898/TK2143" = "\u0394TK1898/\u0394TK2143", "TK0887/TK1898/TK2143" = "\u0394TK0887/\u0394TK1898/\u0394TK2143"))

dU_GC_tidy_Stat_Clean_95 <- dU_GC_tidy_Stat_95[-(which(dU_GC_tidy_Stat_95$Strain %in% "Blank" )),]

dU_95 <- dU_GC_tidy_Stat_Clean_95%>%
  ggplot() +
  theme_test() +
  geom_line(aes(x=Hours, y=mean, color=Strain), size=0.5) +
  geom_point(aes(x=Hours, y=mean, color=Strain), size=1.2) +
  geom_errorbar(width=0.1, aes(x=Hours, ymax = mean+sd, ymin = mean-sd, color=Strain)) +
  labs(subtitle=bquote(bold("95\u00B0C")),
       y = bquote(bold("OD")[600][nm]),
       x = bquote(bold('Time (Hours)'))) +
  theme(plot.subtitle= element_text(hjust =   0.5)) +
  scale_x_continuous(breaks=c(0, 4, 8, 12, 16, 20, 24), expand=c(0,0)) +
  scale_y_continuous(breaks=c(0.01, 0.1, 1.0), expand=c(0,0), trans='log10') +
  coord_cartesian(xlim=c(0,26.5), ylim=c(0.01, 1.3)) + 
  scale_color_manual(values=c("brown", "red3", "yellow3", "steelblue3", "orange2", "purple3", "green2", "black" ), name = "Strain", breaks=c("TS559-Parent Strain", "\u0394TK0887-Endonuclease Q", "\u0394TK1898-Endonuclease MS", "\u0394TK2143-Uracil DNA Glycosylase","\u0394TK0887/\u0394TK1898", "\u0394TK0887/\u0394TK2143", "\u0394TK1898/\u0394TK2143", "\u0394TK0887/\u0394TK1898/\u0394TK2143"), limits = c("TS559-Parent Strain", "\u0394TK0887-Endonuclease Q", "\u0394TK1898-Endonuclease MS", "\u0394TK2143-Uracil DNA Glycosylase","\u0394TK0887/\u0394TK1898", "\u0394TK0887/\u0394TK2143", "\u0394TK1898/\u0394TK2143", "\u0394TK0887/\u0394TK1898/\u0394TK2143"))+
  theme(panel.grid.major = element_blank(), panel.grid.minor = element_blank()) +
  theme(legend.position="none")


#ggarange

dU_Plot <- ggarrange(dU_85, dU_95, ncol=2, common.legend = TRUE, legend="bottom")

dU_Plot <-annotate_figure(dU_Plot, top = text_grob("Only deletion of all dU repair components impacts growth", 
               color = "black", face = "bold", size = 14))

ggsave("dU_GC_Final.jpg", dU_Plot)
